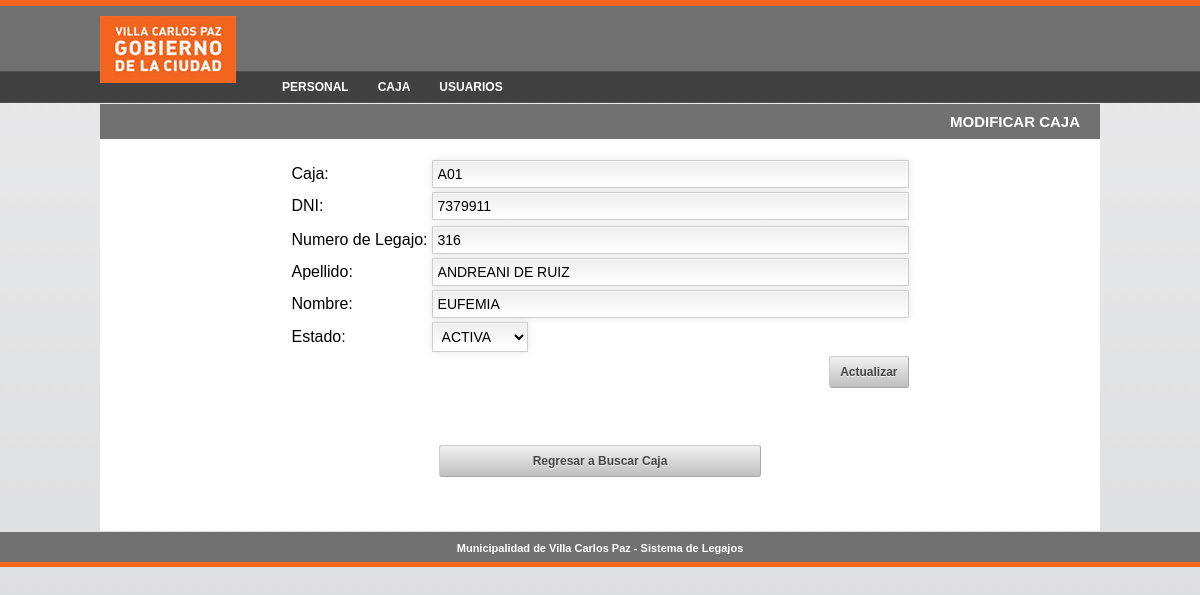
The page /modificarpersona.php?id=1 (signed in) on the database its author committed.
### tables this page shows
CREATE TABLE IF NOT EXISTS `id_legpersona` (
  `Id` int(11) NOT NULL AUTO_INCREMENT,
  `Apellido` text NOT NULL,
  `Nombre` text NOT NULL,
  `Legajo` int(6) NOT NULL,
  `DNI` int(10) NOT NULL,
  `Caja` text NOT NULL,
  `estado` int(1) NOT NULL,
  PRIMARY KEY (`Id`)
);

### modificarpersona.php (the view, shortened to what this page needs)
<?php
include "encabezado.php";
if (isset($_SESSION['Id_Usuario'])) {
	?>
	<tr>
      <td bgcolor="#717171" height="35"><div align="right" class="encabezado">MODIFICAR CAJA</div></td>
    </tr>
    <tr>
      <td align="center" bgcolor="#FFFFFF">
	<?php
	include "conexion.php";
	$result_main = 'SELECT * FROM id_legpersona Where Id=?';
	$stmt_selectmain = $conn->prepare($result_main);
	$stmt_selectmain->bind_param('i',$_SESSION['id_modificar']);
	$stmt_selectmain->execute();
	$rs_selectmain=$stmt_selectmain->get_result();
	if($row=$rs_selectmain->fetch_assoc()){
		?>
			<link rel="stylesheet" type="text/css" href="calendario/epoch_styles.css" />
          	<br><form name="form"  id="personaldata" action="modificarpersona.php" method="POST" onSubmit="return valida();">
				 <table align="center" width="200" border="0">
		   			<tr>
						<td nowrap>Caja:</td>
						<td><input type="text" name="caja" value="<?php echo $row['Caja'] ?>" size="55" class="campoform"/></td>
			  		</tr>
				     <tr>
						<td nowrap>DNI:</td>
						<td><input type="text" name="DNI" value="<?php echo $row['DNI'] ?>" size="55" maxlength="8" class="campoform"/></td>
				  	</tr>
				  	<tr>
					<tr>
						<td nowrap>Numero de Legajo:</td>
						<td><input type="text"  name="legajo" value="<?php echo $row['Legajo'] ?>" size="55" maxlength="20" class="campoform" /></td>
					</tr>
				 	<tr>
						<td nowrap>Apellido:</td>
						<td><input type="text" name="apellido" value="<?php echo $row['Apellido'] ?>" size="55" class="campoform" /></td>
					</tr>
						<tr>
						<td nowrap>Nombre:</td>
						<td><input type="text" name="nombre" value="<?php echo $row['Nombre'] ?>" size="55" class="campoform" /></td>
				  	</tr>
					<td nowrap>Estado:</td>
						<td><select name="estado" class="campoform">';
						<?php
						if($row['estado']==1){
							echo'<option value="1" selected="selected">ACTIVA</option>';
						}else{
							echo'<option value="1">ACTIVA</option>';
						}
			 			?>
					</select></td>
			  	</tr>
	       		<?php
					echo'</select></td>
				  </tr>
				  <tr>
					<td></td>
					<td align="right"><input type="submit" class="botonform" value="Actualizar"/></td>
				  </tr>
				</table>';
		?>
		</form><br/><br/>
	<?php
	} else {
		echo "<div align='center' class='mensajesistema'><br>¡No se ha encontrado un Perfil de Tareas!</div>";
	}
	?>
	<br><div ><a class="boton" href="buscarpersonas.php">Regresar a Buscar Caja</a></div><br><br><br>
	<?php
}
	include "pie.php";
?>

### css/estilos.css (style rules this page uses)
body { background-color: #dcdddf; background-image:url('../images/bkgnd.jpg'); background-repeat:repeat-x; margin:0px; padding:0px; font-family:Arial, Helvetica, sans-serif; }
.encabezado { font-size: 15px; font-weight: bold; color:#FFFFFF; padding-right:20px; }
.campoform { padding: 5px; border: solid 1px #d0cece; outline: 0; font: normal 14px/100% Arial, Helvetica, sans-serif; background: #FFFFFF; background: -webkit-gradient(linear, left top, left 25, from(#FFFFFF), color-stop(4%, #EEEEEE), to(#FFFFFF)); background: -moz-linear-gradient(top, #FFFFFF, #EEEEEE 1px, #FFFFFF 25px); box-shadow: rgba(0,0,0, 0.1) 0px 0px 8px; -moz-box-shadow: rgba(0,0,0, 0.1) 0px 0px 8px; -webkit-box-shadow: rgba(0,0,0, 0.1) 0px 0px 8px; }
.boton { border: 1px solid #aaa; border-top: 1px solid #ccc; border-left: 1px solid #ccc; padding: 4px 12px; -moz-border-radius: 3px; -webkit-border-radius: 3px; border-radius: 3px; color: #444; display: inline-block; font-size: 12px; font-weight: bold; text-decoration: none; text-shadow: 0 1px rgba(255, 255, 255, .75); cursor: pointer; line-height: normal; padding: 8px 10px; background: #eee; background: #eee -moz-linear-gradient(top, rgba(255,255,255,.2) 0%, rgba(0,0,0,.2) 100%); background: #eee -webkit-gradient(linear, left top, left bottom, color-stop(0%,rgba(255,255,255,.2)), color-stop(100%,rgba(0,0,0,.2))); background: #eee -webkit-linear-gradient(top, rgba(255,255,255,.2) 0%,rgba(0,0,0,.2) 100%); background: #eee -o-linear-gradient(top, rgba(255,255,255,.2) 0%,rgba(0,0,0,.2) 100%); background: #eee -ms-linear-gradient(top, rgba(255,255,255,.2) 0%,rgba(0,0,0,.2) 100%); background: #eee linear-gradient(top, rgba(255,255,255,.2) 0%,rgba(0,0,0,.2) 100%); font-family:Arial, Helvetica, sans-serif; width:300px; text-align:center; }
.botonform { border: 1px solid #aaa; border-top: 1px solid #ccc; border-left: 1px solid #ccc; padding: 4px 12px; -moz-border-radius: 3px; -webkit-border-radius: 3px; border-radius: 3px; color: #444; display: inline-block; font-size: 12px; font-weight: bold; text-decoration: none; text-shadow: 0 1px rgba(255, 255, 255, .75); cursor: pointer; line-height: normal; padding: 8px 10px; background: #eee; background: #eee -moz-linear-gradient(top, rgba(255,255,255,.2) 0%, rgba(0,0,0,.2) 100%); background: #eee -webkit-gradient(linear, left top, left bottom, color-stop(0%,rgba(255,255,255,.2)), color-stop(100%,rgba(0,0,0,.2))); background: #eee -webkit-linear-gradient(top, rgba(255,255,255,.2) 0%,rgba(0,0,0,.2) 100%); background: #eee -o-linear-gradient(top, rgba(255,255,255,.2) 0%,rgba(0,0,0,.2) 100%); background: #eee -ms-linear-gradient(top, rgba(255,255,255,.2) 0%,rgba(0,0,0,.2) 100%); background: #eee linear-gradient(top, rgba(255,255,255,.2) 0%,rgba(0,0,0,.2) 100%); font-family:Arial, Helvetica, sans-serif; }

### rows shown on the page
id_legpersona: caja "A01", DNI "7379911", legajo "316", apellido "ANDREANI DE RUIZ", nombre "EUFEMIA", estado "ACTIVA"
